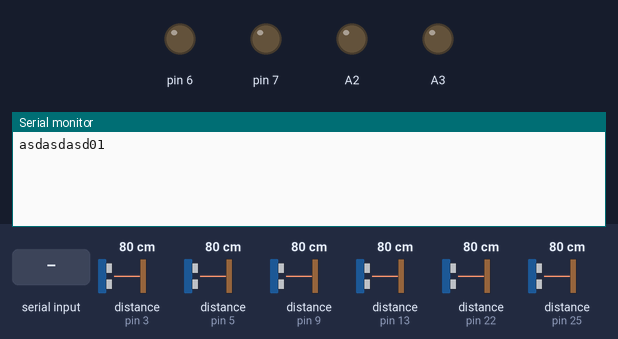
Bench run of a sketch on a simulated Arduino Uno, built with avr-gcc and run on an emulated ATmega328P. Shown: output pins drawn as LEDs (lit = HIGH), the last lines printed to the serial monitor. The inputs (shaded band) are chosen by the test bench; at power-on: distance to the obstacle (sensors on pin 3, pin 5, pin 9, pin 13, pin 22, pin 25) 80 cm. The echo pulse lasts 58.3 µs per cm; pins used as bus, display or sensor lines are not drawn.

Above: at 2.7 s.
2.8 s: "1" received over the second serial link
At 3.18 s:
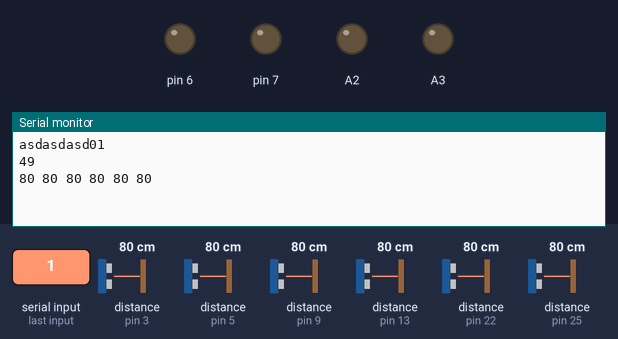
4.9 s: "0" received over the second serial link
At 5.21 s:
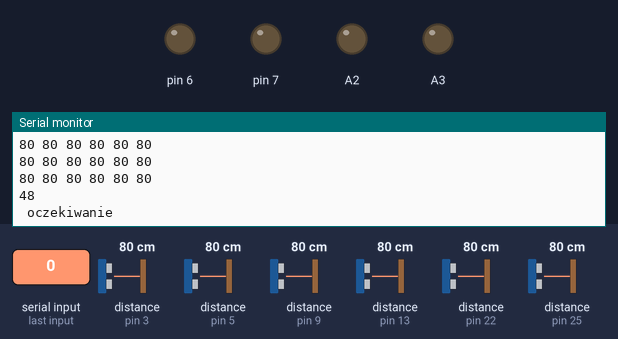

The sketch:

CARMAS_arduino.ino
```cpp
#include <Wire.h>
#include <VL53L0X.h>
#include <MPU6050.h>
#include <SoftwareSerial.h>
SoftwareSerial BT (10, 11); //11rxd
MPU6050 mpu;
VL53L0X sensor;
VL53L0X sensor2;
double danex[30];
double daney[30];
double danez[30];
int licznik = 0;
int l_loop = 0;
double danex2[30];
double daney2[30];
double danez2[30];
int state = 0 ;

int left,right,distance,duration,middle1,middle2;
#define HIGH_ACCURACY

#define trigPin1 2
#define echoPin1 3

#define trigPin2 4
#define echoPin2 5

#define trigPin3 8
#define echoPin3 9

#define trigPin4 12
#define echoPin4 13


void setup()
{

    pinMode(A3, OUTPUT);
  pinMode(A2, OUTPUT);
  digitalWrite(A2, LOW);
  digitalWrite(A3, LOW);

  delay(500);
  Serial.begin(115200);
  Serial.print("asdasdasd");
  BT.begin(9600);
  Wire.begin();
  pinMode(A3, OUTPUT);
  pinMode(A2, OUTPUT);
  digitalWrite(A2, LOW);
  digitalWrite(A3, LOW);

  delay(500);
  Wire.begin();


  pinMode(A2, INPUT);
  delay(150);

  sensor.init(true);

  Serial.println("01");
  delay(100);
  sensor.setAddress((uint8_t)22);


  pinMode(A3, INPUT);
    delay(150);
  sensor2.init(true);

  delay(100);
  sensor2.setAddress((uint8_t)25);


  //sensor.init();
  //sensor.setTimeout(500);

#if defined LONG_RANGE

  sensor.setSignalRateLimit(0.1);
  sensor.setVcselPulsePeriod(VL53L0X::VcselPeriodPreRange, 18);
  sensor.setVcselPulsePeriod(VL53L0X::VcselPeriodFinalRange, 14);
  sensor2.setSignalRateLimit(0.1);
  sensor2.setVcselPulsePeriod(VL53L0X::VcselPeriodPreRange, 18);
  sensor2.setVcselPulsePeriod(VL53L0X::VcselPeriodFinalRange, 14);
#endif

#if defined HIGH_SPEED
  // reduce timing budget to 20 ms (default is about 33 ms)
  sensor.setMeasurementTimingBudget(20000);
  sensor2.setMeasurementTimingBudget(20000);
#elif defined HIGH_ACCURACY
  sensor.setMeasurementTimingBudget(200000);
  sensor2.setMeasurementTimingBudget(200000);
#endif

  while(!mpu.begin(MPU6050_SCALE_2000DPS, MPU6050_RANGE_2G))
        {
          Serial.println("Error");
          delay(500);
      }
    pinMode(7, OUTPUT);
    pinMode(6, OUTPUT);
    //pinMode(A3,OUTPUT);
   // pinMode(A2,OUTPUT);
    pinMode(trigPin1, OUTPUT);
    pinMode(echoPin1, INPUT);
    pinMode(trigPin2, OUTPUT);
    pinMode(echoPin2, INPUT);
    pinMode(trigPin3, OUTPUT);
    pinMode(echoPin3, INPUT);
    pinMode(trigPin4, OUTPUT);
    pinMode(echoPin4, INPUT);
}

void loop()
{

  if(BT.available()>0){
    state = BT.read();
    Serial.println(state);

    }

   if(state==49){


        int jd  = sensor.readRangeSingleMillimeters();
        if (sensor.timeoutOccurred()) { Serial.print(" TIMEOUT"); }
        int jd2 = sensor2.readRangeSingleMillimeters();
        if (sensor2.timeoutOccurred()) { Serial.print(" TIMEOUT"); }

        if(jd>2000){
          jd =1500;}
          if(jd2>2000){
          jd2 =1500;}


       middle1 = getDistance(trigPin1,echoPin1);


        BT.print(1);
        BT.print(" ");
        BT.print(jd2/10);
        //BT.print(left);
        BT.print(" ");
        BT.print(middle1);
        BT.print(" ");
        BT.print(jd/10);

       delay(20);
       left = getDistance(trigPin2,echoPin2);
       delay(40);
       right = getDistance(trigPin4,echoPin4);
       delay(40);
       middle2 = getDistance(trigPin3,echoPin3);

        BT.print(2);
        BT.print(" ");
        BT.print(left);
        BT.print(" ");
        BT.print(middle2);
        BT.print(" ");
        BT.print(right);
        Serial.print(jd2/10);
        Serial.print(" ");
        Serial.print(middle1);
        Serial.print(" ");
        Serial.print(jd/10);
        Serial.print(" ");
        Serial.print(left);
        Serial.print(" ");
        Serial.print(middle2);
        Serial.print(" ");
        Serial.print(right);
        Serial.println();
        delay(30);
 }else if(state == 48){
     // digitalWrite(Led,LOW);
        Serial.println();
        Serial.print(" oczekiwanie ");
        Serial.println();
        delay(400);
 }else if(state == 50){
       Serial.println();
        Serial.print(" oczekiwanie ");
        Serial.println();
        delay(400);
      //digitalWrite(Led,HIGH);
 }else if(state == 51){
/////////////////////////////////////////////////////////////////////////////

      /////////////////////////////////////////////////////////////////////////////
        digitalWrite(7,HIGH);
        float temp = mpu.readTemperature();
        Vector rawAccel = mpu.readRawAccel();
        Vector normAccel = mpu.readNormalizeAccel();

        danex[licznik] = normAccel.XAxis;
        daney[licznik] = normAccel.YAxis;
        danez[licznik] = normAccel.ZAxis;


        digitalWrite(6,HIGH);
        digitalWrite(7,LOW); //niebieski on
        float temp2 = mpu.readTemperature();
        rawAccel = mpu.readRawAccel();
        normAccel = mpu.readNormalizeAccel();
        danex2[licznik] = normAccel.XAxis;
        daney2[licznik] = normAccel.YAxis;
        danez2[licznik] = normAccel.ZAxis;
      /////////////////////////////////////////////////////////////////////////////
        Serial.print(" Temp1= ");
        Serial.println(temp);

        Serial.print(" Xnorm = ");
        Serial.print(danex[licznik]);
        Serial.print(" Ynorm = ");
        Serial.print(daney[licznik]);
        Serial.print(" Znorm = ");
        Serial.println(danez[licznik]);
      /////////////////////////////////////////////////////////////////////////////
        Serial.print(" Temp2= ");
        Serial.println(temp);

        Serial.print(" Xnorm2 = ");
        Serial.print(danex2[licznik]);
        Serial.print(" Ynorm2 = ");
        Serial.print(daney2[licznik]);
        Serial.print(" Znorm2 = ");
        Serial.println(danez2[licznik]);
      /////////////////////////////////////////////////////////////////////////////

        digitalWrite(6,LOW);
        digitalWrite(7,LOW);
        delay(100);
        if(licznik>2 || (licznik>1 && l_loop>0)){
          if(fabs(danex[licznik]-danex[licznik-1])>15 || fabs(danex[licznik]-danex[licznik-2])>15 || fabs(daney[licznik]-daney[licznik-1])>15 || fabs(daney[licznik]-daney[licznik-2])>15 ){
              Serial.println(" ");
              Serial.print("bum");
              BT.print("bum");
              Serial.println(" ");
            }else{
               BT.print("as");
            }
         }

         licznik++;
            if(licznik>=30){
              l_loop++;
              licznik=0;
              }
           }

}

int getDistance(int trigPin,int echoPin)
{
digitalWrite(trigPin, LOW);
delayMicroseconds(2);
digitalWrite(trigPin, HIGH);
delayMicroseconds(10);
digitalWrite(trigPin, LOW);
duration = pulseIn(echoPin, HIGH);
distance = (duration/2) / 29.1;
return distance;
}
```

Measured:
- after the input at 2.8 s, the serial monitor: prints a new line at once (image 1)
- after the input at 4.9 s, the serial monitor: prints a new line after 0.06 s (image 2)
